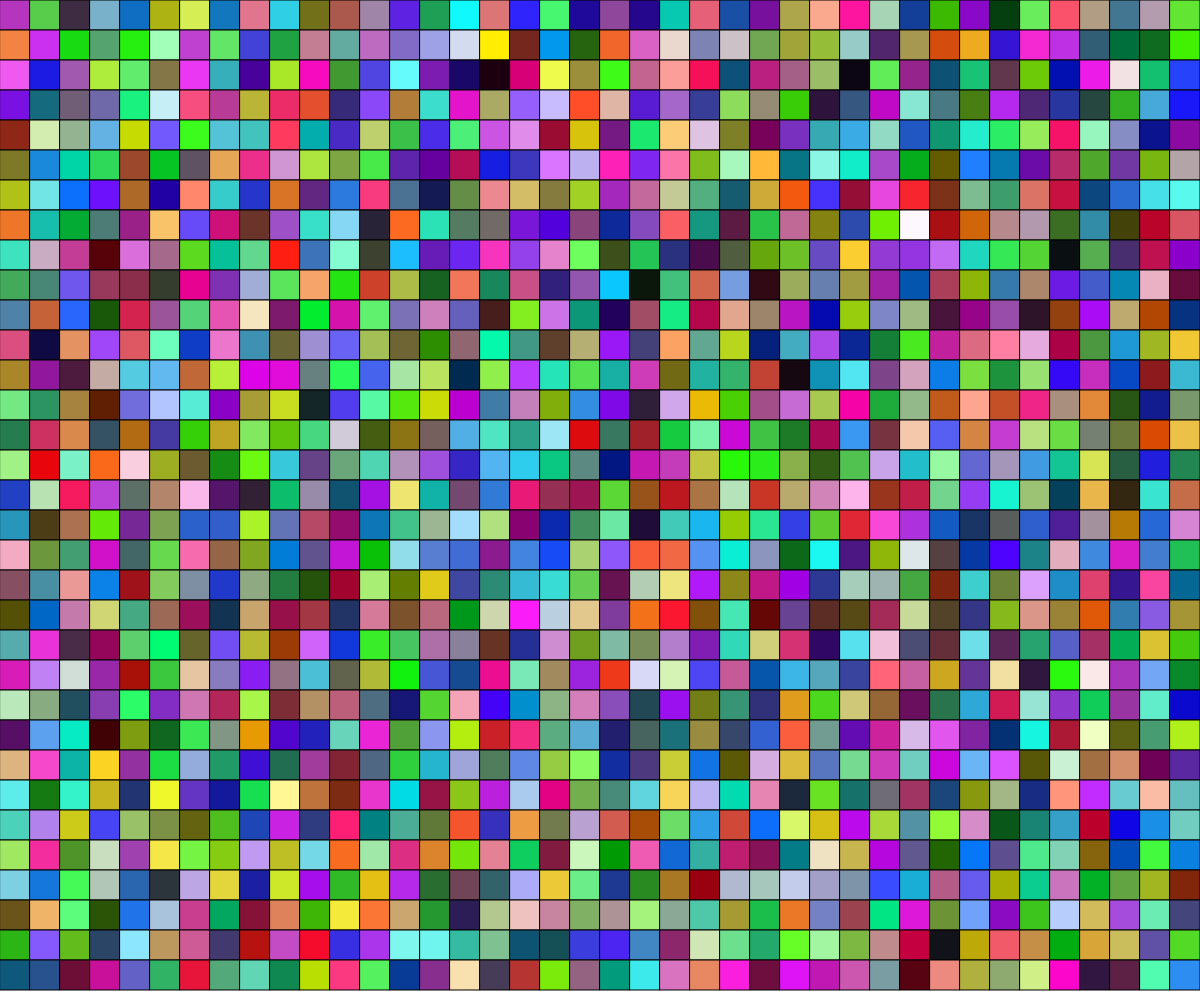
Frame 1 (no input)
Frame 60 (no input): identical to frame 1, image omitted
Frame 120 (the mouse pressed at the canvas centre since frame 60): identical to frame 1, image omitted

The p5.js sketch that drew this single still picture (run headless with seeded random() and noise() and a simulated clock; from frame 60 on, the mouse is pressed at the canvas centre):

// p5.js sketch
// ── sketch.js
// Multi-Coloured Grid
// Maheer Mubtasim
// Feb 27, 2020
//
// Extra for Experts:
// - describe what you did to take this project "above and beyond"
let gridSpacing = 30;



function setup() {
  createCanvas(windowWidth, windowHeight);
  rectMode(CENTER);
  rectGrid();
}

function rectGrid(){
  for (let y = gridSpacing/2;y < height; y += gridSpacing){
    for (let x = gridSpacing/2; x < width; x += gridSpacing){
      let randomR = random(255);
      let randomG = random(255);
      let randomB = random(255);
      
      fill(randomR, randomG, randomB);
      rect(x,y,gridSpacing,gridSpacing);
    }
  }
}
function draw() {

  
}
function keyPressed(){
  rectGrid();
}
